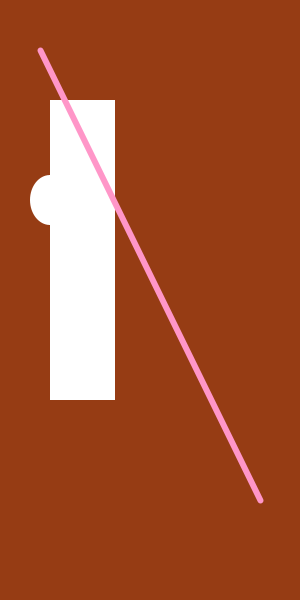
Frame 1 (no input)
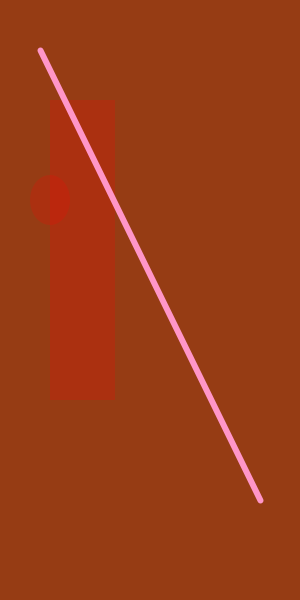
Frame 60 (the mouse pressed at the canvas centre just before this capture)
Frame 120 (the mouse held since frame 60 and released just before this capture): identical to frame 60, image omitted

The Processing sketch that drew these frames (run headless with seeded random() and noise(); from frame 60 on, the mouse is pressed at the canvas centre):

// Processing sketch: processing_87353
// ── processing_87353.pde

int RED = 150;
int GREEN = 60;
int BLUE = 20;
int elipseSzie = 20;
//global variables//
//variables are handy because code using same number can use a variable, if needing changed at later stage need only change the variable instead of search code//

//set up is run only once//
//fucntions run a set of commands associated with it, identified by {}//

void setup(){
  size (300,600);
  background(RED, GREEN, BLUE);
}

void draw(){
  background(RED, GREEN, BLUE);
  //refreshes background each loop//
  println(mouseX + " " + mouseY);
  //USED TO CHECK IF PROGRAM RUNNING CORRECCTLY. ALSO USING MOUSE X,Y TRACKS PIXEL LOCATION OF MOUSE CURSOR// 
  //fill(40);//
  noStroke();
rect(50, 100, 65, 300);
ellipse(50, 200, 40, 50);

//first 2 numbers refer to the start location on xy axis//
//fill can be rgb or hex values or a single gradient and must come before the doe shape to be filled//
//can use variables to determine H an W.//

strokeWeight(6);
stroke(255, 150, 200); //4th value = transparency//
line(40, 50, 260, 500);

if(mouseY < width/2 && mouseY < height/2){
  fill(255,0,0,50);
}else if(mouseX > width/2 && mouseY < height/2){
  fill(0,255,0);
}
else if(mouseX < width/2 && mouseY > height/2){
  fill(50,50,50);
}
}
